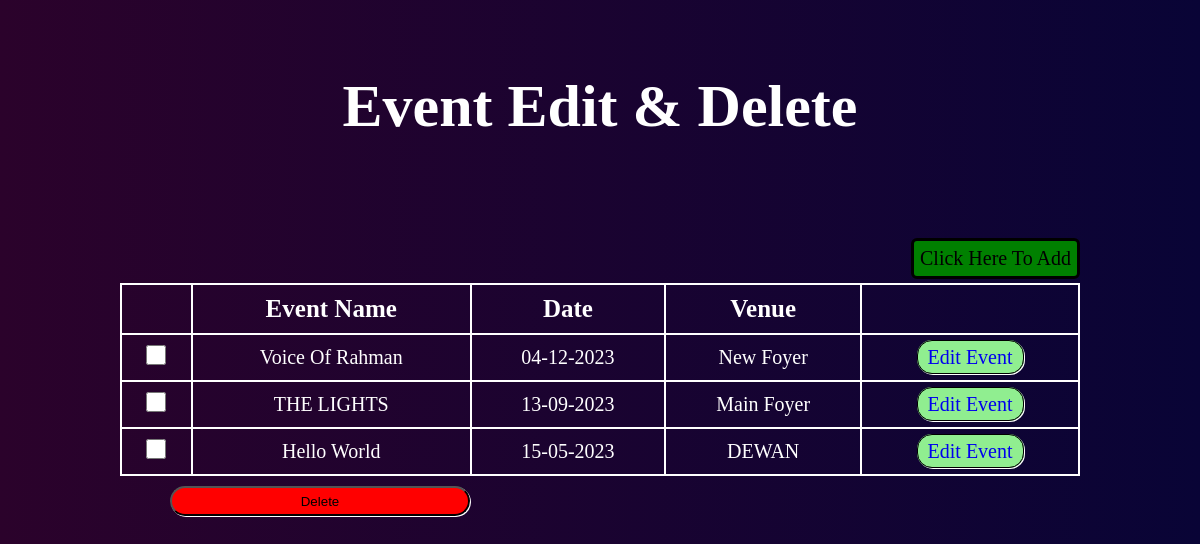
The page /EventView.php on the database its author committed.
### tables this page shows
CREATE TABLE `event_detail` (
  `EventName` varchar(30) NOT NULL,
  `EventDate` char(10) NOT NULL,
  `EventtVenue` varchar(40) NOT NULL,
  `EventTime` varchar(30) NOT NULL,
  `Price_P` int(11) NOT NULL,
  `Price_S` int(11) NOT NULL,
  `Description` text NOT NULL
);

### EventView.php (the view, shortened to what this page needs)
<!DOCTYPE html>
<html>
    <head>
        <link href="event_view.css" rel="stylesheet" type="text/css"/>
    </head>
    <body>
        <h1>Event Edit & Delete</h1>
        <div class="size-link-add">
            <a href="EventAdd.php" class="link-add">Click Here To Add</a>
        </div>
        <form action="" method="POST" >
            <div class="size-table-dlt">
                <table>
                    <thead>
                        <tr>
                            <th>&nbsp</th>
                            <th>Event Name</th>
                            <th>Date</th>
                            <th>Venue</th>
                            <th></th>
                        </tr>
                    </thead>
                    <?php
                    $con = new mysqli(DB_HOST, DB_USER, DB_PASS, DB_NAME);
                    $sql = "SELECT * FROM event_detail";
                    if ($result = $con->query($sql)) {
                        while ($record = $result->fetch_object()) {
                            printf("<tbody>
                                    <tr>
                                    <td><input type='checkbox' name='checked[]' value='%s' class='boxDlt'/></td>
                                    <td>%s</td>
                                    <td>%s</td>
                                    <td>%s</td>
                                    <td><a href='EventEdit.php?date=%s' class='btn-edit'>Edit Event</a></td>
                                    </tr>
                                    </tbody>"
                                    , $record->EventDate
                                    , $record->EventName
                                    , $record->EventDate
                                    , $record->EventtVenue
                                    , $record->EventDate);
                        }
                    }
                    ?>
                </table>
            </div>
            <input type="submit" value="Delete" name="btnDelete" class="multiDlt"
                   onclick="return confirm('The record that Selected will delete.\nAre you Sure?')"/>
        </form>
    </body>
</html>

### event_view.css (style rules this page uses)
* { margin: 0; padding:0; }
body { color: white; background:linear-gradient(to right,#2b022b,#090436); margin-top: 6%; }
h1 { text-align: center; font-size: 60px; }
.link-add { margin-top: 9%; }
.size-link-add { display: flex; justify-content: flex-end; margin-right: 10%; margin-bottom: 4px; }
.size-link-add a { font-size: 20px; color: black; text-decoration: none; border: 3px solid black; border-radius: 6px; padding: 6px; background-color: green; }
.boxDlt { width: 20px; height: 20px; }
.size-table-dlt { display: flex; justify-content: center; }
table { border: 2px solid black; border-collapse: collapse; width:80%; }
th { border: 2px solid white; font-size: 25px; padding:10px; }
td { border: 2px solid white; text-align: center; font-size: 20px; padding:10px; }
.btn-edit { border:1px solid black; padding: 5px 10px 5px 10px; text-decoration: none; width:300px; height:30px; background-color: lightgreen; box-shadow: 1px 1px white; cursor:pointer; border-radius: 15px; }
.multiDlt { padding: 5px 10px 5px 10px; text-decoration: none; width:300px; height:30px; background-color: red; box-shadow: 1px 1px white; cursor:pointer; border-radius: 15px; margin-left: 170px; margin-top: 10px; }

### rows shown on the page
event_detail: EventName "Voice Of Rahman", EventDate "04-12-2023", EventtVenue "New Foyer"
event_detail: EventName "THE LIGHTS", EventDate "13-09-2023", EventtVenue "Main Foyer"
event_detail: EventName "Hello World", EventDate "15-05-2023", EventtVenue "DEWAN"
